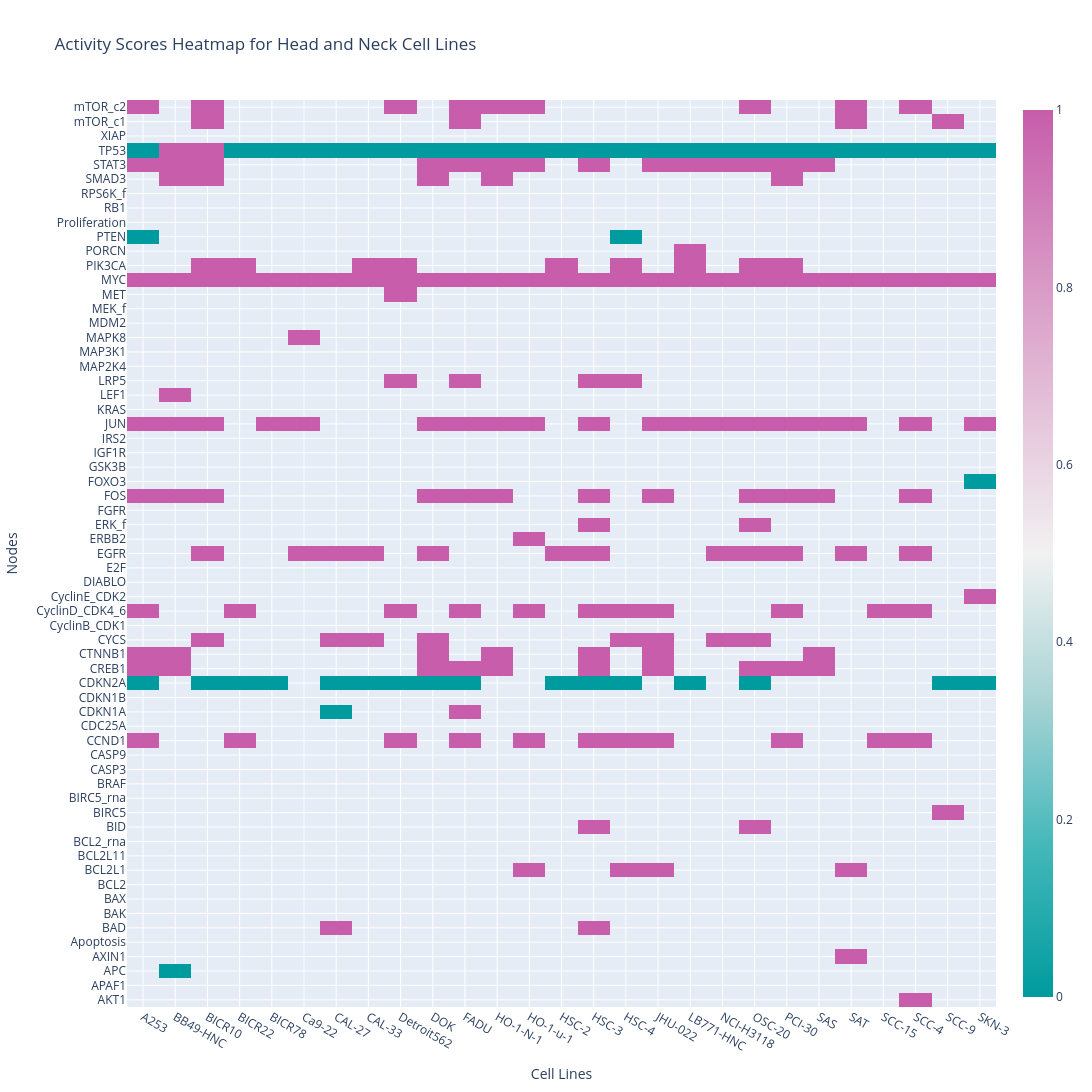

Notebook code cell kept with this figure:
### Markdown cell above
## 6. PLOT RESULTS

### Code cell
# HEATMAP OF ACTIVITY SCORES
fig = go.Figure(data=go.Heatmap(
    z=activity_matrix.values,
    x=activity_matrix.columns,
    y=activity_matrix.index,
    colorscale='Tropic',
    hoverongaps=True
))

fig.update_layout(
    title=f'Activity Scores Heatmap for {selected_tissue} Cell Lines',
    xaxis_nticks=num_cell_lines,
    yaxis_nticks=num_nodes,
    yaxis_title='Nodes',
    xaxis_title='Cell Lines',
    height=1200,
    width=1200
)
fig.show()

### Figure 1 — Plotly figure (JSON) as saved in the notebook; plotly's stock layout.template omitted (floating-point values rounded to 4 significant figures; data arrays with more than 128 entries replaced by an {"elided": "..."} marker saying what was removed)
{"data": [{"colorscale": [[0, "rgb(0, 155, 158)"], [0.1667, "rgb(66, 183, 185)"], [0.3333, "rgb(167, 211, 212)"], [0.5, "rgb(241, 241, 241)"], [0.6667, "rgb(228, 193, 217)"], [0.8333, "rgb(214, 145, 193)"], [1, "rgb(199, 93, 171)"]], "hoverongaps": true, "type": "heatmap", "x": ["A253", "BB49-HNC", "BICR10", "BICR22", "BICR78", "Ca9-22", "CAL-27", "CAL-33", "Detroit562", "DOK", "FADU", "HO-1-N-1", "HO-1-u-1", "HSC-2", "HSC-3", "HSC-4", "JHU-022", "LB771-HNC", "NCI-H3118", "OSC-20", "PCI-30", "SAS", "SAT", "SCC-15", "SCC-4", "SCC-9", "SKN-3"], "y": ["AKT1", "APAF1", "APC", "AXIN1", "Apoptosis", "BAD", "BAK", "BAX", "BCL2", "BCL2L1", "BCL2L11", "BCL2_rna", "BID", "BIRC5", "BIRC5_rna", "BRAF", "CASP3", "CASP9", "CCND1", "CDC25A", "CDKN1A", "CDKN1B", "CDKN2A", "CREB1", "CTNNB1", "CYCS", "CyclinB_CDK1", "CyclinD_CDK4_6", "CyclinE_CDK2", "DIABLO", "E2F", "EGFR", "ERBB2", "ERK_f", "FGFR", "FOS", "FOXO3", "GSK3B", "IGF1R", "IRS2", "JUN", "KRAS", "LEF1", "LRP5", "MAP2K4", "MAP3K1", "MAPK8", "MDM2", "MEK_f", "MET", "MYC", "PIK3CA", "PORCN", "PTEN", "Proliferation", "RB1", "RPS6K_f", "SMAD3", "STAT3", "TP53", "XIAP", "mTOR_c1", "mTOR_c2"], "z": {"elided": "63x27 float values"}}], "layout": {"height": 1200, "title": {"text": "Activity Scores Heatmap for Head and Neck Cell Lines"}, "width": 1200, "xaxis": {"nticks": 27, "title": {"text": "Cell Lines"}}, "yaxis": {"nticks": 63, "title": {"text": "Nodes"}}}}
